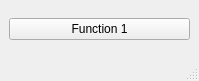
<?xml version="1.0" encoding="UTF-8"?>
<ui version="4.0">
 <class>MainWindow</class>
 <widget class="QMainWindow" name="MainWindow">
  <property name="geometry">
   <rect>
    <x>0</x>
    <y>0</y>
    <width>199</width>
    <height>81</height>
   </rect>
  </property>
  <property name="windowTitle">
   <string>MainWindow</string>
  </property>
  <widget class="QWidget" name="centralwidget">
   <layout class="QGridLayout" name="gridLayout">
    <item row="0" column="0">
     <widget class="QPushButton" name="pushButton_Function_01">
      <property name="text">
       <string>Function 1</string>
      </property>
     </widget>
    </item>
   </layout>
  </widget>
  <widget class="QMenuBar" name="menubar">
   <property name="geometry">
    <rect>
     <x>0</x>
     <y>0</y>
     <width>199</width>
     <height>19</height>
    </rect>
   </property>
  </widget>
  <widget class="QStatusBar" name="statusbar"/>
 </widget>
 <resources/>
 <connections/>
</ui>
